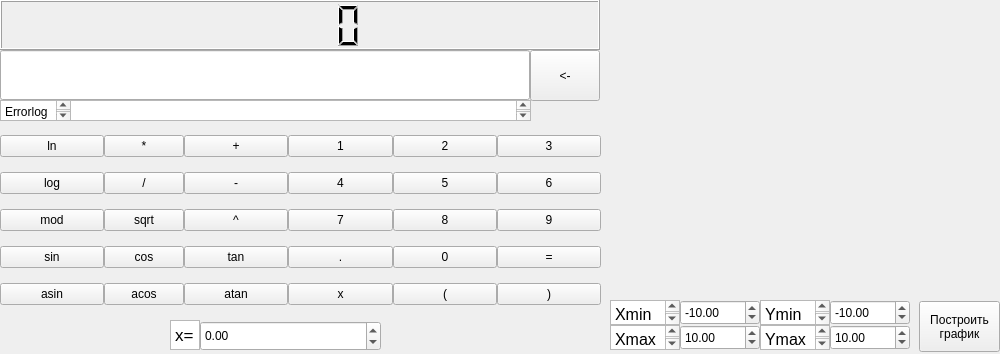
<?xml version="1.0" encoding="UTF-8"?>
<ui version="4.0">
 <class>View</class>
 <widget class="QMainWindow" name="View">
  <property name="geometry">
   <rect>
    <x>0</x>
    <y>0</y>
    <width>1000</width>
    <height>354</height>
   </rect>
  </property>
  <property name="sizePolicy">
   <sizepolicy hsizetype="Preferred" vsizetype="Preferred">
    <horstretch>0</horstretch>
    <verstretch>0</verstretch>
   </sizepolicy>
  </property>
  <property name="minimumSize">
   <size>
    <width>1000</width>
    <height>354</height>
   </size>
  </property>
  <property name="maximumSize">
   <size>
    <width>1000</width>
    <height>354</height>
   </size>
  </property>
  <property name="windowTitle">
   <string>View</string>
  </property>
  <widget class="QWidget" name="centralwidget">
   <widget class="QLCDNumber" name="lcdNumber">
    <property name="geometry">
     <rect>
      <x>0</x>
      <y>0</y>
      <width>600</width>
      <height>50</height>
     </rect>
    </property>
   </widget>
   <widget class="QWidget" name="layoutWidget">
    <property name="geometry">
     <rect>
      <x>0</x>
      <y>120</y>
      <width>601</width>
      <height>202</height>
     </rect>
    </property>
    <layout class="QGridLayout" name="gridLayout" rowstretch="0,0,0,0,0,0" columnstretch="0,0,0,0,0,0">
     <property name="leftMargin">
      <number>0</number>
     </property>
     <property name="topMargin">
      <number>0</number>
     </property>
     <property name="spacing">
      <number>0</number>
     </property>
     <item row="2" column="4">
      <widget class="QPushButton" name="Button_8">
       <property name="text">
        <string>8</string>
       </property>
      </widget>
     </item>
     <item row="1" column="4">
      <widget class="QPushButton" name="Button_5">
       <property name="text">
        <string>5</string>
       </property>
      </widget>
     </item>
     <item row="0" column="0">
      <widget class="QPushButton" name="Button_Ln">
       <property name="sizePolicy">
        <sizepolicy hsizetype="Expanding" vsizetype="Fixed">
         <horstretch>0</horstretch>
         <verstretch>0</verstretch>
        </sizepolicy>
       </property>
       <property name="text">
        <string>ln</string>
       </property>
      </widget>
     </item>
     <item row="4" column="3">
      <widget class="QPushButton" name="Button_Dot">
       <property name="text">
        <string>.</string>
       </property>
      </widget>
     </item>
     <item row="4" column="0">
      <widget class="QPushButton" name="Button_Sin">
       <property name="text">
        <string>sin</string>
       </property>
      </widget>
     </item>
     <item row="1" column="5">
      <widget class="QPushButton" name="Button_6">
       <property name="text">
        <string>6</string>
       </property>
      </widget>
     </item>
     <item row="5" column="5">
      <widget class="QPushButton" name="Button_Right_Bracket">
       <property name="text">
        <string>)</string>
       </property>
      </widget>
     </item>
     <item row="2" column="3">
      <widget class="QPushButton" name="Button_7">
       <property name="text">
        <string>7</string>
       </property>
      </widget>
     </item>
     <item row="5" column="4">
      <widget class="QPushButton" name="Button_Left_Bracket">
       <property name="sizePolicy">
        <sizepolicy hsizetype="Expanding" vsizetype="Fixed">
         <horstretch>0</horstretch>
         <verstretch>0</verstretch>
        </sizepolicy>
       </property>
       <property name="text">
        <string>(</string>
       </property>
      </widget>
     </item>
     <item row="0" column="3">
      <widget class="QPushButton" name="Button_1">
       <property name="sizePolicy">
        <sizepolicy hsizetype="Expanding" vsizetype="Fixed">
         <horstretch>0</horstretch>
         <verstretch>0</verstretch>
        </sizepolicy>
       </property>
       <property name="text">
        <string>1</string>
       </property>
      </widget>
     </item>
     <item row="1" column="2">
      <widget class="QPushButton" name="Button_Minus">
       <property name="text">
        <string>-</string>
       </property>
      </widget>
     </item>
     <item row="2" column="2">
      <widget class="QPushButton" name="Button_Exp">
       <property name="sizePolicy">
        <sizepolicy hsizetype="Expanding" vsizetype="Fixed">
         <horstretch>0</horstretch>
         <verstretch>0</verstretch>
        </sizepolicy>
       </property>
       <property name="text">
        <string>^</string>
       </property>
      </widget>
     </item>
     <item row="2" column="1">
      <widget class="QPushButton" name="Button_Sqrt">
       <property name="text">
        <string>sqrt</string>
       </property>
      </widget>
     </item>
     <item row="1" column="3">
      <widget class="QPushButton" name="Button_4">
       <property name="text">
        <string>4</string>
       </property>
      </widget>
     </item>
     <item row="1" column="1">
      <widget class="QPushButton" name="Button_Div">
       <property name="text">
        <string>/</string>
       </property>
      </widget>
     </item>
     <item row="0" column="5">
      <widget class="QPushButton" name="Button_3">
       <property name="sizePolicy">
        <sizepolicy hsizetype="Expanding" vsizetype="Fixed">
         <horstretch>0</horstretch>
         <verstretch>0</verstretch>
        </sizepolicy>
       </property>
       <property name="text">
        <string>3</string>
       </property>
      </widget>
     </item>
     <item row="4" column="5">
      <widget class="QPushButton" name="Button_Equel">
       <property name="text">
        <string>=</string>
       </property>
      </widget>
     </item>
     <item row="5" column="2">
      <widget class="QPushButton" name="Button_Atan">
       <property name="text">
        <string>atan</string>
       </property>
      </widget>
     </item>
     <item row="2" column="5">
      <widget class="QPushButton" name="Button_9">
       <property name="text">
        <string>9</string>
       </property>
      </widget>
     </item>
     <item row="1" column="0">
      <widget class="QPushButton" name="Button_Log">
       <property name="text">
        <string>log</string>
       </property>
      </widget>
     </item>
     <item row="4" column="4">
      <widget class="QPushButton" name="Button_0">
       <property name="text">
        <string>0</string>
       </property>
      </widget>
     </item>
     <item row="2" column="0">
      <widget class="QPushButton" name="Button_Mod">
       <property name="text">
        <string>mod</string>
       </property>
      </widget>
     </item>
     <item row="5" column="1">
      <widget class="QPushButton" name="Button_Acos">
       <property name="text">
        <string>acos</string>
       </property>
      </widget>
     </item>
     <item row="4" column="1">
      <widget class="QPushButton" name="Button_Cos">
       <property name="text">
        <string>cos</string>
       </property>
      </widget>
     </item>
     <item row="0" column="2">
      <widget class="QPushButton" name="Button_Plus">
       <property name="text">
        <string>+</string>
       </property>
      </widget>
     </item>
     <item row="5" column="3">
      <widget class="QPushButton" name="Button_X">
       <property name="text">
        <string>x</string>
       </property>
      </widget>
     </item>
     <item row="0" column="1">
      <widget class="QPushButton" name="Button_Mul">
       <property name="text">
        <string>*</string>
       </property>
      </widget>
     </item>
     <item row="0" column="4">
      <widget class="QPushButton" name="Button_2">
       <property name="sizePolicy">
        <sizepolicy hsizetype="Expanding" vsizetype="Fixed">
         <horstretch>0</horstretch>
         <verstretch>0</verstretch>
        </sizepolicy>
       </property>
       <property name="text">
        <string>2</string>
       </property>
      </widget>
     </item>
     <item row="5" column="0">
      <widget class="QPushButton" name="Button_Asin">
       <property name="text">
        <string>asin</string>
       </property>
      </widget>
     </item>
     <item row="4" column="2">
      <widget class="QPushButton" name="Button_Tan">
       <property name="text">
        <string>tan</string>
       </property>
      </widget>
     </item>
    </layout>
   </widget>
   <widget class="QPushButton" name="Button_Reset">
    <property name="geometry">
     <rect>
      <x>530</x>
      <y>50</y>
      <width>70</width>
      <height>51</height>
     </rect>
    </property>
    <property name="text">
     <string>&lt;-</string>
    </property>
   </widget>
   <widget class="QLineEdit" name="lineEdit">
    <property name="geometry">
     <rect>
      <x>0</x>
      <y>50</y>
      <width>530</width>
      <height>50</height>
     </rect>
    </property>
    <property name="maxLength">
     <number>255</number>
    </property>
   </widget>
   <widget class="QTextBrowser" name="textBrowser">
    <property name="geometry">
     <rect>
      <x>170</x>
      <y>320</y>
      <width>30</width>
      <height>30</height>
     </rect>
    </property>
    <property name="html">
     <string>&lt;!DOCTYPE HTML PUBLIC &quot;-//W3C//DTD HTML 4.0//EN&quot; &quot;http://www.w3.org/TR/REC-html40/strict.dtd&quot;&gt;
&lt;html&gt;&lt;head&gt;&lt;meta name=&quot;qrichtext&quot; content=&quot;1&quot; /&gt;&lt;meta charset=&quot;utf-8&quot; /&gt;&lt;style type=&quot;text/css&quot;&gt;
p, li { white-space: pre-wrap; }
&lt;/style&gt;&lt;/head&gt;&lt;body style=&quot; font-family:'.AppleSystemUIFont'; font-size:13pt; font-weight:400; font-style:normal;&quot;&gt;
&lt;p style=&quot; margin-top:0px; margin-bottom:0px; margin-left:0px; margin-right:0px; -qt-block-indent:0; text-indent:0px;&quot;&gt;x=&lt;/p&gt;&lt;/body&gt;&lt;/html&gt;</string>
    </property>
   </widget>
   <widget class="QCustomPlot" name="widget" native="true">
    <property name="geometry">
     <rect>
      <x>610</x>
      <y>10</y>
      <width>381</width>
      <height>291</height>
     </rect>
    </property>
   </widget>
   <widget class="QDoubleSpinBox" name="doubleSpinBox_xmin">
    <property name="geometry">
     <rect>
      <x>680</x>
      <y>300</y>
      <width>80</width>
      <height>25</height>
     </rect>
    </property>
    <property name="minimum">
     <double>-1000000.000000000000000</double>
    </property>
    <property name="maximum">
     <double>10000000.000000000000000</double>
    </property>
    <property name="value">
     <double>-10.000000000000000</double>
    </property>
   </widget>
   <widget class="QDoubleSpinBox" name="doubleSpinBox_xmax">
    <property name="geometry">
     <rect>
      <x>680</x>
      <y>325</y>
      <width>80</width>
      <height>25</height>
     </rect>
    </property>
    <property name="minimum">
     <double>-1000000.000000000000000</double>
    </property>
    <property name="maximum">
     <double>10000000.000000000000000</double>
    </property>
    <property name="value">
     <double>10.000000000000000</double>
    </property>
   </widget>
   <widget class="QDoubleSpinBox" name="doubleSpinBox_ymin">
    <property name="geometry">
     <rect>
      <x>830</x>
      <y>300</y>
      <width>80</width>
      <height>25</height>
     </rect>
    </property>
    <property name="minimum">
     <double>-1000000.000000000000000</double>
    </property>
    <property name="maximum">
     <double>10000000.000000000000000</double>
    </property>
    <property name="value">
     <double>-10.000000000000000</double>
    </property>
   </widget>
   <widget class="QDoubleSpinBox" name="doubleSpinBox_ymax">
    <property name="geometry">
     <rect>
      <x>830</x>
      <y>325</y>
      <width>80</width>
      <height>25</height>
     </rect>
    </property>
    <property name="minimum">
     <double>-1000000.000000000000000</double>
    </property>
    <property name="maximum">
     <double>10000000.000000000000000</double>
    </property>
    <property name="value">
     <double>10.000000000000000</double>
    </property>
   </widget>
   <widget class="QPushButton" name="Button_Grath">
    <property name="geometry">
     <rect>
      <x>919</x>
      <y>301</y>
      <width>81</width>
      <height>51</height>
     </rect>
    </property>
    <property name="text">
     <string>Построить
график</string>
    </property>
   </widget>
   <widget class="QDoubleSpinBox" name="doubleSpinBox_X">
    <property name="geometry">
     <rect>
      <x>200</x>
      <y>321</y>
      <width>181</width>
      <height>30</height>
     </rect>
    </property>
    <property name="minimum">
     <double>-1000000000000.000000000000000</double>
    </property>
    <property name="maximum">
     <double>1000000000000.000000000000000</double>
    </property>
   </widget>
   <widget class="QTextBrowser" name="textBrowser_2">
    <property name="geometry">
     <rect>
      <x>610</x>
      <y>300</y>
      <width>70</width>
      <height>25</height>
     </rect>
    </property>
    <property name="html">
     <string>&lt;!DOCTYPE HTML PUBLIC &quot;-//W3C//DTD HTML 4.0//EN&quot; &quot;http://www.w3.org/TR/REC-html40/strict.dtd&quot;&gt;
&lt;html&gt;&lt;head&gt;&lt;meta name=&quot;qrichtext&quot; content=&quot;1&quot; /&gt;&lt;meta charset=&quot;utf-8&quot; /&gt;&lt;style type=&quot;text/css&quot;&gt;
p, li { white-space: pre-wrap; }
&lt;/style&gt;&lt;/head&gt;&lt;body style=&quot; font-family:'.AppleSystemUIFont'; font-size:13pt; font-weight:400; font-style:normal;&quot;&gt;
&lt;p style=&quot; margin-top:0px; margin-bottom:0px; margin-left:0px; margin-right:0px; -qt-block-indent:0; text-indent:0px;&quot;&gt;&lt;span style=&quot; font-size:12pt;&quot;&gt;Xmin&lt;/span&gt;&lt;/p&gt;&lt;/body&gt;&lt;/html&gt;</string>
    </property>
   </widget>
   <widget class="QTextBrowser" name="textBrowser_3">
    <property name="geometry">
     <rect>
      <x>610</x>
      <y>325</y>
      <width>70</width>
      <height>25</height>
     </rect>
    </property>
    <property name="html">
     <string>&lt;!DOCTYPE HTML PUBLIC &quot;-//W3C//DTD HTML 4.0//EN&quot; &quot;http://www.w3.org/TR/REC-html40/strict.dtd&quot;&gt;
&lt;html&gt;&lt;head&gt;&lt;meta name=&quot;qrichtext&quot; content=&quot;1&quot; /&gt;&lt;meta charset=&quot;utf-8&quot; /&gt;&lt;style type=&quot;text/css&quot;&gt;
p, li { white-space: pre-wrap; }
&lt;/style&gt;&lt;/head&gt;&lt;body style=&quot; font-family:'.AppleSystemUIFont'; font-size:13pt; font-weight:400; font-style:normal;&quot;&gt;
&lt;p style=&quot; margin-top:0px; margin-bottom:0px; margin-left:0px; margin-right:0px; -qt-block-indent:0; text-indent:0px;&quot;&gt;&lt;span style=&quot; font-size:12pt;&quot;&gt;Xmax&lt;/span&gt;&lt;/p&gt;&lt;/body&gt;&lt;/html&gt;</string>
    </property>
   </widget>
   <widget class="QTextBrowser" name="textBrowser_4">
    <property name="geometry">
     <rect>
      <x>760</x>
      <y>325</y>
      <width>70</width>
      <height>25</height>
     </rect>
    </property>
    <property name="html">
     <string>&lt;!DOCTYPE HTML PUBLIC &quot;-//W3C//DTD HTML 4.0//EN&quot; &quot;http://www.w3.org/TR/REC-html40/strict.dtd&quot;&gt;
&lt;html&gt;&lt;head&gt;&lt;meta name=&quot;qrichtext&quot; content=&quot;1&quot; /&gt;&lt;meta charset=&quot;utf-8&quot; /&gt;&lt;style type=&quot;text/css&quot;&gt;
p, li { white-space: pre-wrap; }
&lt;/style&gt;&lt;/head&gt;&lt;body style=&quot; font-family:'.AppleSystemUIFont'; font-size:13pt; font-weight:400; font-style:normal;&quot;&gt;
&lt;p style=&quot; margin-top:0px; margin-bottom:0px; margin-left:0px; margin-right:0px; -qt-block-indent:0; text-indent:0px;&quot;&gt;&lt;span style=&quot; font-size:12pt;&quot;&gt;Ymax&lt;/span&gt;&lt;/p&gt;&lt;/body&gt;&lt;/html&gt;</string>
    </property>
   </widget>
   <widget class="QTextBrowser" name="textBrowser_5">
    <property name="geometry">
     <rect>
      <x>760</x>
      <y>300</y>
      <width>70</width>
      <height>25</height>
     </rect>
    </property>
    <property name="html">
     <string>&lt;!DOCTYPE HTML PUBLIC &quot;-//W3C//DTD HTML 4.0//EN&quot; &quot;http://www.w3.org/TR/REC-html40/strict.dtd&quot;&gt;
&lt;html&gt;&lt;head&gt;&lt;meta name=&quot;qrichtext&quot; content=&quot;1&quot; /&gt;&lt;meta charset=&quot;utf-8&quot; /&gt;&lt;style type=&quot;text/css&quot;&gt;
p, li { white-space: pre-wrap; }
&lt;/style&gt;&lt;/head&gt;&lt;body style=&quot; font-family:'.AppleSystemUIFont'; font-size:13pt; font-weight:400; font-style:normal;&quot;&gt;
&lt;p style=&quot; margin-top:0px; margin-bottom:0px; margin-left:0px; margin-right:0px; -qt-block-indent:0; text-indent:0px;&quot;&gt;&lt;span style=&quot; font-size:12pt;&quot;&gt;Ymin&lt;/span&gt;&lt;/p&gt;&lt;/body&gt;&lt;/html&gt;</string>
    </property>
   </widget>
   <widget class="QTextBrowser" name="textBrowser_6">
    <property name="geometry">
     <rect>
      <x>0</x>
      <y>100</y>
      <width>71</width>
      <height>21</height>
     </rect>
    </property>
    <property name="html">
     <string>&lt;!DOCTYPE HTML PUBLIC &quot;-//W3C//DTD HTML 4.0//EN&quot; &quot;http://www.w3.org/TR/REC-html40/strict.dtd&quot;&gt;
&lt;html&gt;&lt;head&gt;&lt;meta name=&quot;qrichtext&quot; content=&quot;1&quot; /&gt;&lt;meta charset=&quot;utf-8&quot; /&gt;&lt;style type=&quot;text/css&quot;&gt;
p, li { white-space: pre-wrap; }
&lt;/style&gt;&lt;/head&gt;&lt;body style=&quot; font-family:'.AppleSystemUIFont'; font-size:13pt; font-weight:400; font-style:normal;&quot;&gt;
&lt;p style=&quot; margin-top:0px; margin-bottom:0px; margin-left:0px; margin-right:0px; -qt-block-indent:0; text-indent:0px;&quot;&gt;&lt;span style=&quot; font-size:9pt;&quot;&gt;Errorlog&lt;/span&gt;&lt;/p&gt;&lt;/body&gt;&lt;/html&gt;</string>
    </property>
   </widget>
   <widget class="QTextBrowser" name="textBrowser_errorlog">
    <property name="geometry">
     <rect>
      <x>70</x>
      <y>100</y>
      <width>461</width>
      <height>21</height>
     </rect>
    </property>
    <property name="html">
     <string>&lt;!DOCTYPE HTML PUBLIC &quot;-//W3C//DTD HTML 4.0//EN&quot; &quot;http://www.w3.org/TR/REC-html40/strict.dtd&quot;&gt;
&lt;html&gt;&lt;head&gt;&lt;meta name=&quot;qrichtext&quot; content=&quot;1&quot; /&gt;&lt;meta charset=&quot;utf-8&quot; /&gt;&lt;style type=&quot;text/css&quot;&gt;
p, li { white-space: pre-wrap; }
&lt;/style&gt;&lt;/head&gt;&lt;body style=&quot; font-family:'.AppleSystemUIFont'; font-size:13pt; font-weight:400; font-style:normal;&quot;&gt;
&lt;p style=&quot;-qt-paragraph-type:empty; margin-top:0px; margin-bottom:0px; margin-left:0px; margin-right:0px; -qt-block-indent:0; text-indent:0px;&quot;&gt;&lt;br /&gt;&lt;/p&gt;&lt;/body&gt;&lt;/html&gt;</string>
    </property>
   </widget>
  </widget>
 </widget>
 <customwidgets>
  <customwidget>
   <class>QCustomPlot</class>
   <extends>QWidget</extends>
   <header>qcustomplot.h</header>
   <container>1</container>
  </customwidget>
 </customwidgets>
 <resources/>
 <connections/>
</ui>
